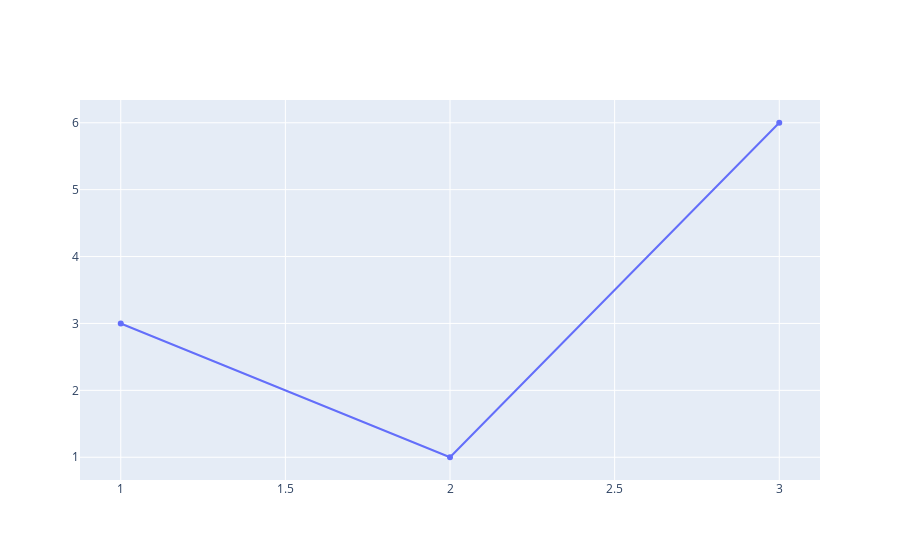
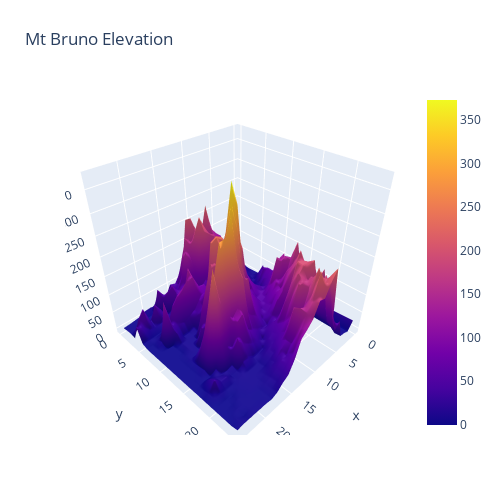
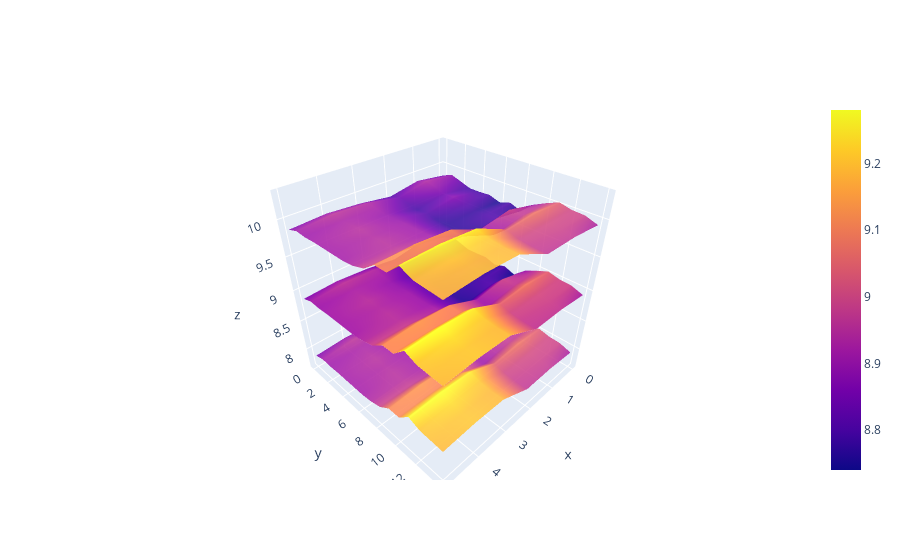

Here is the notebook cell these charts were saved with, in order:
### Code cell
import plotly.graph_objs as go
import pandas as pd
import plotly.graph_objs as goP
from plotly.offline import download_plotlyjs, init_notebook_mode, plot, iplot

from plotly.graph_objs import Scatter, Figure, Layout

init_notebook_mode(connected=True)

iplot([{"x": [1, 2, 3], "y": [3, 1, 6]}])


# Read data from a csv
z_data = pd.read_csv(
    'https://raw.githubusercontent.com/plotly/datasets/master/api_docs/mt_bruno_elevation.csv')

data = [
    go.Surface(
        z=z_data.as_matrix()
    )
]
layout = go.Layout(
    title='Mt Bruno Elevation',
    autosize=False,
    width=500,
    height=500,
    margin=dict(
        l=65,
        r=50,
        b=65,
        t=90
    )
)
fig = go.Figure(data=data, layout=layout)
iplot(fig)


z1 = [
    [8.83, 8.89, 8.81, 8.87, 8.9, 8.87],
    [8.89, 8.94, 8.85, 8.94, 8.96, 8.92],
    [8.84, 8.9, 8.82, 8.92, 8.93, 8.91],
    [8.79, 8.85, 8.79, 8.9, 8.94, 8.92],
    [8.79, 8.88, 8.81, 8.9, 8.95, 8.92],
    [8.8, 8.82, 8.78, 8.91, 8.94, 8.92],
    [8.75, 8.78, 8.77, 8.91, 8.95, 8.92],
    [8.8, 8.8, 8.77, 8.91, 8.95, 8.94],
    [8.74, 8.81, 8.76, 8.93, 8.98, 8.99],
    [8.89, 8.99, 8.92, 9.1, 9.13, 9.11],
    [8.97, 8.97, 8.91, 9.09, 9.11, 9.11],
    [9.04, 9.08, 9.05, 9.25, 9.28, 9.27],
    [9, 9.01, 9, 9.2, 9.23, 9.2],
    [8.99, 8.99, 8.98, 9.18, 9.2, 9.19],
    [8.93, 8.97, 8.97, 9.18, 9.2, 9.18]
]

z2 = [[zij+1 for zij in zi] for zi in z1]
z3 = [[zij-1 for zij in zi] for zi in z1]

data = [
    go.Surface(z=z1),
    go.Surface(z=z2, showscale=False, opacity=0.9),
    go.Surface(z=z3, showscale=False, opacity=0.9)

]

iplot(data, filename='python-docs/multiple-surfaces')

### Figure 1 — Plotly figure (JSON) as saved in the notebook; plotly's stock layout.template omitted (floating-point values rounded to 4 significant figures)
{"data": [{"type": "scatter", "x": [1, 2, 3], "y": [3, 1, 6]}], "layout": {}}

### Figure 2 — Plotly figure (JSON) as saved in the notebook; plotly's stock layout.template omitted (floating-point values rounded to 4 significant figures; data arrays with more than 128 entries replaced by an {"elided": "..."} marker saying what was removed)
{"data": [{"type": "surface", "z": {"elided": "25x25 float values"}}], "layout": {"autosize": false, "height": 500, "margin": {"b": 65, "l": 65, "r": 50, "t": 90}, "title": {"text": "Mt Bruno Elevation"}, "width": 500}}

### Figure 3 — Plotly figure (JSON) as saved in the notebook; plotly's stock layout.template omitted (floating-point values rounded to 4 significant figures)
{"data": [{"type": "surface", "z": [[8.83, 8.89, 8.81, 8.87, 8.9, 8.87], [8.89, 8.94, 8.85, 8.94, 8.96, 8.92], [8.84, 8.9, 8.82, 8.92, 8.93, 8.91], [8.79, 8.85, 8.79, 8.9, 8.94, 8.92], [8.79, 8.88, 8.81, 8.9, 8.95, 8.92], [8.8, 8.82, 8.78, 8.91, 8.94, 8.92], [8.75, 8.78, 8.77, 8.91, 8.95, 8.92], [8.8, 8.8, 8.77, 8.91, 8.95, 8.94], [8.74, 8.81, 8.76, 8.93, 8.98, 8.99], [8.89, 8.99, 8.92, 9.1, 9.13, 9.11], [8.97, 8.97, 8.91, 9.09, 9.11, 9.11], [9.04, 9.08, 9.05, 9.25, 9.28, 9.27], [9, 9.01, 9, 9.2, 9.23, 9.2], [8.99, 8.99, 8.98, 9.18, 9.2, 9.19], [8.93, 8.97, 8.97, 9.18, 9.2, 9.18]]}, {"opacity": 0.9, "showscale": false, "type": "surface", "z": [[9.83, 9.89, 9.81, 9.87, 9.9, 9.87], [9.89, 9.94, 9.85, 9.94, 9.96, 9.92], [9.84, 9.9, 9.82, 9.92, 9.93, 9.91], [9.79, 9.85, 9.79, 9.9, 9.94, 9.92], [9.79, 9.88, 9.81, 9.9, 9.95, 9.92], [9.8, 9.82, 9.78, 9.91, 9.94, 9.92], [9.75, 9.78, 9.77, 9.91, 9.95, 9.92], [9.8, 9.8, 9.77, 9.91, 9.95, 9.94], [9.74, 9.81, 9.76, 9.93, 9.98, 9.99], [9.89, 9.99, 9.92, 10.1, 10.13, 10.11], [9.97, 9.97, 9.91, 10.09, 10.11, 10.11], [10.04, 10.08, 10.05, 10.25, 10.28, 10.27], [10, 10.01, 10, 10.2, 10.23, 10.2], [9.99, 9.99, 9.98, 10.18, 10.2, 10.19], [9.93, 9.97, 9.97, 10.18, 10.2, 10.18]]}, {"opacity": 0.9, "showscale": false, "type": "surface", "z": [[7.83, 7.89, 7.81, 7.87, 7.9, 7.87], [7.89, 7.94, 7.85, 7.94, 7.96, 7.92], [7.84, 7.9, 7.82, 7.92, 7.93, 7.91], [7.79, 7.85, 7.79, 7.9, 7.94, 7.92], [7.79, 7.88, 7.81, 7.9, 7.95, 7.92], [7.8, 7.82, 7.78, 7.91, 7.94, 7.92], [7.75, 7.78, 7.77, 7.91, 7.95, 7.92], [7.8, 7.8, 7.77, 7.91, 7.95, 7.94], [7.74, 7.81, 7.76, 7.93, 7.98, 7.99], [7.89, 7.99, 7.92, 8.1, 8.13, 8.11], [7.97, 7.97, 7.91, 8.09, 8.11, 8.11], [8.04, 8.08, 8.05, 8.25, 8.28, 8.27], [8, 8.01, 8, 8.2, 8.23, 8.2], [7.99, 7.99, 7.98, 8.18, 8.2, 8.19], [7.93, 7.97, 7.97, 8.18, 8.2, 8.18]]}], "layout": {}}
